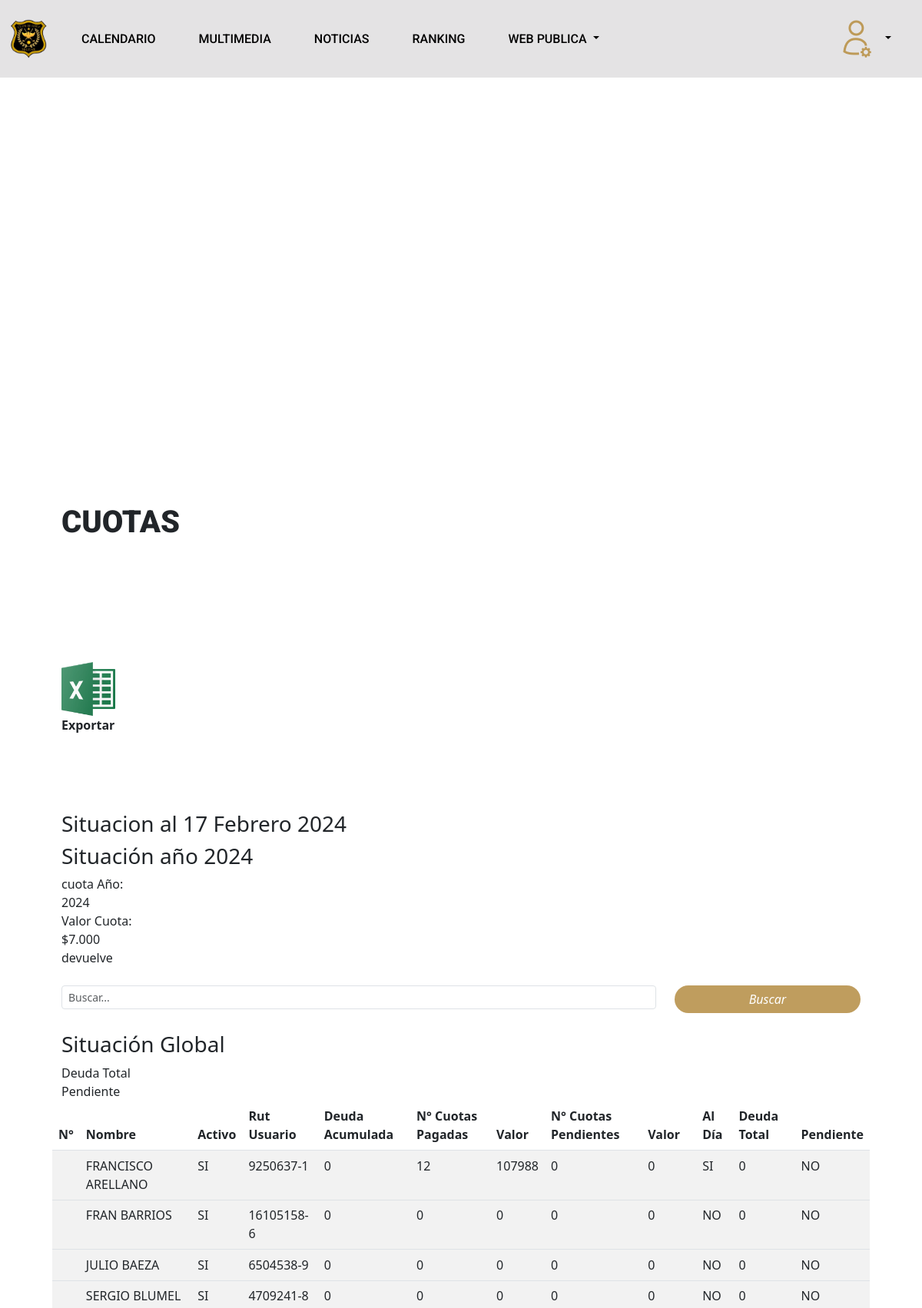
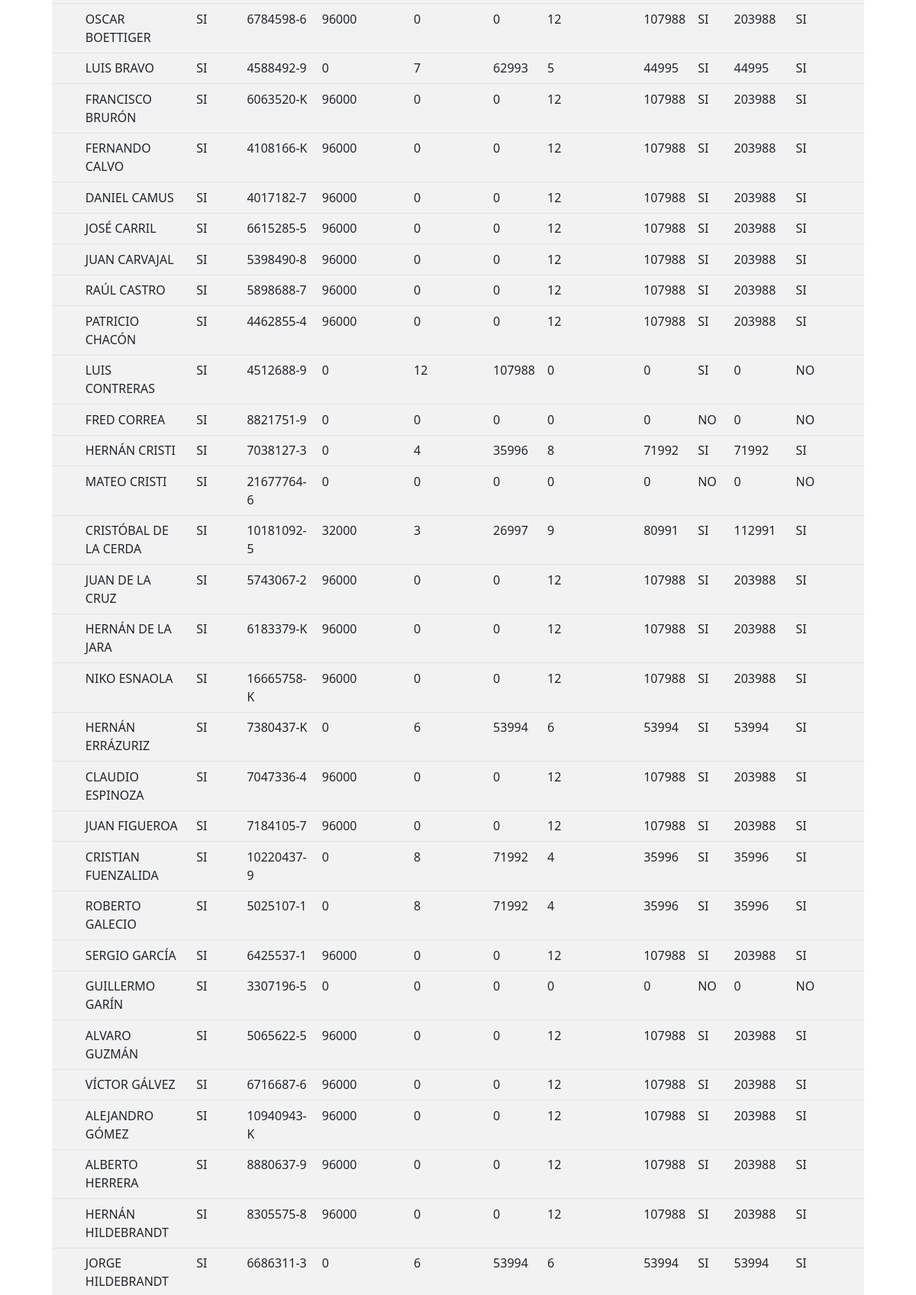
The page /resumen_cuotas (signed in, upper part) on the database its author committed (2 pictures, top to bottom).
### socios/models.py (models this page shows, shortened)
class Paginas_Socio(models.Model):
    id = models.UUIDField(primary_key=True, default=uuid.uuid4, editable=False)
    tipo = models.CharField(max_length=20, choices= websSocio, default="B")
    img = models.ImageField(upload_to="Paginas_Socio/")
    titulo = models.CharField(max_length=200, blank=True, null=True)
    contenido = models.TextField(blank=True, null=True)
    file = models.FileField(upload_to="Paginas_Socio/files/", max_length=254, blank=True)
    tituloPestana = models.CharField(max_length=200, blank=True, null=True)
    class Meta:
        verbose_name = "Paginas_Socio"
        verbose_name_plural = "Paginas_Socios"
        ordering = ["titulo"]

### usuarios/models.py (models this page shows, shortened)
class Usuario(AbstractBaseUser):
    email                   = models.EmailField(verbose_name="email", max_length=255, unique=False, null=True)
    is_active               = models.BooleanField(default= True)  # para ingresar al login
    is_admin                = models.BooleanField(default= False) # para ingresar al admin
    rut                     = models.CharField(max_length=12,  unique=True, verbose_name="Rut")
    primer_nombre           = models.CharField(max_length=200, blank=True, null=False, verbose_name="Primer nombre")
    segundo_nombre          = models.CharField(max_length=200, blank=True, null=True, verbose_name="Segundo nombre")
    apellido_paterno        = models.CharField(max_length=200, blank=True, null=False, verbose_name="Apellido paterno")
    apellido_materno        = models.CharField(max_length=200, blank=True, null=False, verbose_name="Apellido materno")
    fecha_nacimiento        = models.DateField(blank=True, null=True, verbose_name="Fecha de nacimiento")
    telefono                = models.CharField(max_length=200,blank=True, null=True, verbose_name="Celular")
    sexo                    = models.CharField(max_length=1, choices=sexos, default="M", verbose_name="Genero")
    eCivil                  = models.CharField(max_length=30, choices=civil, default="NI", verbose_name="Estado Civil")
    perfil                  = models.CharField(max_length=20, choices=perfil, default="S") # ej. socio,invitado, capitan, tesorero...
    estado                  = models.CharField(max_length=20, choices=estado, default="A")  # en que estado se encuentra la cuenta ej. activa, inactiva, suspendida
    categoria               = models.CharField(max_length=20, choices=categoria, default="NI")  # en que estado se encuentra la cuenta ej. activa, inactiva, suspendida
    situacionEspecial       = models.BooleanField(default=False, verbose_name="Situación Especial")
    fundador                = models.BooleanField(default=False, verbose_name="Fundador")
    institucion             = models.CharField(max_length=20, choices=instituciones, default="NI",blank=True)  # en que estado se encuentra la cuenta ej. activa, inactiva, suspendida
    grado                   = models.CharField(max_length=5, choices=grados, default="NI", blank=True)  # en que estado se encuentra la cuenta ej. activa, inactiva, suspendida
    condicion               = models.CharField(max_length=20, choices=condicion, default="NI", blank=True)  # en que estado se encuentra la cuenta ej. activa, inactiva, suspendida
    profesion               = models.CharField(max_length=200, blank=True, null=True, verbose_name="Profesión")
    fecha_incorporacion     = models.DateField(blank=True, null=True, default=datetime.date.today, verbose_name="Fecha de incorporacion")
    direccion       = models.CharField(max_length=200, blank=True, null= True, verbose_name="Direccion")
    region          = models.CharField(max_length=50,choices= regiones, blank=True, default= ' ', verbose_name="Region")
    tiempoGracia    = models.IntegerField(default=30, verbose_name="Tiempo Gracia")
    objects = MyUserManager()
    USERNAME_FIELD = "rut"
    REQUIRED_FIELDS = ["email",'apellido_paterno','primer_nombre']

### tesorero/views.py (the view)
# urls.py: path('resumen_cuotas', resumenCuotas.as_view(), name='resumenCuotas'),
class resumenCuotas(TesoreroMixin, TemplateView):
    model = Usuario
    form_class = FormularioUsuariosView
    template_name = "tesorero/views/resumenCuotas.html"
    def get_front(self):
        return Paginas_Socio.objects.get(tipo="C")
    def calcular_monto_total(self, cuotas):
        return cuotas.aggregate(Sum('año__monto_cuota'))['año__monto_cuota__sum'] or 0
    def get_queryset(self, request=None):
        if request is None:
            request = self.request
        buscar = request.GET.get('buscar')
        año_actual = int(datetime.now().year)
        lista_usuarios = Usuario.objects.all().order_by('apellido_paterno')
        if buscar:
            lista_usuarios = lista_usuarios.filter(
                Q(rut__icontains=buscar) |
                Q(apellido_paterno__icontains=buscar) |
                Q(primer_nombre__icontains=buscar)
            ).distinct()
        cuotas_anuales = Cuota.objects.select_related('año').filter(año__año=año_actual)
        cuotas_años_anteriores = Cuota.objects.select_related('año').exclude(año__año=año_actual)
        cuotas_por_usuario = {}
        for usuario in lista_usuarios:
            cuotas_por_usuario[usuario.pk] = {
                'año_actual': cuotas_anuales.filter(usuario=usuario),
                'años_anteriores': cuotas_años_anteriores.filter(usuario=usuario)
            }
        resumen_usuarios = []
        for usuario in lista_usuarios:
            cuotas_usuario = cuotas_por_usuario[usuario.pk]
            cuotas_año_actual_usuario = cuotas_usuario['año_actual']
            cuotas_años_anteriores_usuario = cuotas_usuario['años_anteriores']
            cuotas_pagadas = cuotas_año_actual_usuario.filter(estado_pago='A').count()
            cuotas_impagas = cuotas_año_actual_usuario.exclude(estado_pago='A').count()
            monto_pagado = self.calcular_monto_total(cuotas_año_actual_usuario.filter(estado_pago='A'))
            monto_impago = self.calcular_monto_total(cuotas_año_actual_usuario.exclude(estado_pago='A'))
            deuda_pendiente = self.calcular_monto_total(cuotas_años_anteriores_usuario.exclude(estado_pago='A'))
            deuda_total = deuda_pendiente + monto_impago
            resumen_usuario = {
                "nombre": f"{usuario.primer_nombre} {usuario.apellido_paterno}",
                "es_activo": 'si' if usuario.is_active else 'no',
                "rut": usuario.rut,
                "deuda_pendiente": deuda_pendiente,
                "cuotas_pagadas": cuotas_pagadas,
                "monto_pagado": monto_pagado,
                "cuotas_impagas": cuotas_impagas,
                "monto_impago": monto_impago,
                "al_dia": 'si' if cuotas_año_actual_usuario.count() == 12 else 'no',
                "deuda_total": deuda_total,
                "pendiente": 'si' if deuda_total > 0 else 'no'
            }
            resumen_usuarios.append(resumen_usuario)
        return resumen_usuarios
    def get_context_data(self, **kwargs):
        contexto = super().get_context_data(**kwargs)
        contexto['value'] = self.get_front()
        contexto['nameWeb'] = nameWeb
        contexto["title"] = "Resumen Cuotas"
        contexto['rol'] = self.request.user.perfil
        contexto['datos'] = self.get_queryset()
        contexto["resumen_usuarios"] = self.get_queryset()
        return contexto

### socios/mixins.py (called while the page is built)
    def dispatch(self, request, *args, **kwargs):
        if request.user.perfil == "T" or request.user.perfil == "SUPER" :
            return super().dispatch(request, *args, **kwargs)
        else:
            return redirect('login')

### tesorero/templates/tesorero/views/resumenCuotas.html (shortened to what this page needs)
{% extends "web/root/origin.html" %}
{% load static %}
{% static "" as baseUrl %}
{% block header %}
      {% include "socio/header/header_socios.html" %}
{% endblock %}
{% block body %}
    {% include "socio/banner/banner_general.html" %}
    {% include "web/front/front.html" %}
  <div class="container">
  <div class="row">
    <div class="col align-self-end">
      <div>
        <a class="navbar-brand"  href="{% url 'exportar_resumen_cuotas'%}"
          ><img src="{% static 'web/assets/logos/excel.png' %}"
        width="70px" /></a>
      </div>
      <div>
        <strong>Exportar</strong>
      </div>
    </div>
  </div>
</div>
<div class="container marketing" id="links">
  <h3>Situacion al 17 Febrero 2024</h3>
  <div class="row">
    <div class="col resumen-local">
      <h3>Situación año 2024</h3>
      <div>
        <p>cuota Año:</p>
        <p>2024</p>
      </div>
      <div>
        <p>Valor Cuota:</p>
        <p>$7.000</p>
      </div>
    </div>
    <p>devuelve {{ request.GET.buscar }}</p>
    <div class="my-4">
      <form method="get" >
        <div class="row m-b-sm m-t-sm">
          <div class="col-md-9">
            <div class="input-group">
              <input type="text"  class="form-control-sm form-control" placeholder="Buscar..." name="buscar" dato = "{{ request.GET.buscar }}">
            </div>
          </div>
          <div class="col-md-3">
            <div style="text-align: right">
              <span class="input-group-btn">
                <button type="submit" class="btn btn-primary"><i>Buscar</i></button>
              </span>
            </div>
          </div>
        </div>
      </form>
    </div>
    <div class="col">
      <div>
        <h3>Situación Global</h3>
        <p>Deuda Total</p>
        <p>Pendiente</p>
      </div>
    </div>
  </div>
  <div class="row table-responsive" >
    <table class="table table-striped ">
      <thead>
        <tr>
          <th scope="col">N°</th>
          <th scope="col">Nombre</th>
          <th scope="col">Activo</th>
          <th scope="col">Rut Usuario</th>
          <th scope="col">Deuda Acumulada</th>
          <th scope="col">N° Cuotas Pagadas</th>
          <th scope="col">Valor</th>
          <th scope="col">N° Cuotas Pendientes</th>
          <th scope="col">Valor</th>
          <th scope="col">Al Día</th>
          <th scope="col">Deuda Total</th>
          <th scope="col">Pendiente</th>
        </tr>
      </thead>
      <tbody>
      {% for usuario in resumen_usuarios %}
        <tr>
          <td></td>
          <td>{{ usuario.nombre|upper|default:''}}</td>
          <td>{{ usuario.es_activo|upper|default:'' }}</td>
          <td>{{ usuario.rut|upper|default:'' }}</td>
          <td>{{ usuario.deuda_pendiente|upper|default:'NO' }}</td>
          <td>{{ usuario.cuotas_pagadas|default:'0' }}</td>
          <td>{{ usuario.monto_pagado|default:'0' }}</td>
          <td>{{ usuario.cuotas_impagas|upper|default:'0' }}</td>
          <td>{{ usuario.monto_impago|upper|default:'0' }}</td>
          <td>{{ usuario.al_dia|upper|default:'NO'  }}</td>
          <td>{{ usuario.deuda_total|upper|default:'0' }}</td>
          <td>{{ usuario.pendiente|upper|default:'SI' }}</td>
        <tr>
        {% endfor%}
      </tbody>
    </table>
  </div>
</div>
{% endblock %}

### web/templates/web/front/front.html (shortened to what this page needs)
{% load static %} {% static "" as baseUrl %}
<div class="container marketing" id="links">
    <div class="row">
      <div class="col-lg-12 context">
        <h1> {{ value.titulo  | upper }}</h1>
      </div>
    </div>
</div>

### web/static/web/css/style.css (style rules this page uses)
span { color: #BF9D5E; text-decoration: none !important; }
a { text-decoration: none !important; }
.context p , h1 { text-align: justify; padding-left:0px !important; }

### web/static/web/css/carousel.css (style rules this page uses)
body { padding-top: 0px; color: rgb(var(--bs-tertiary-color-rgb)); background-color: #ffffff; }

### web/static/web/css/sticky-footer-navbar.css (style rules this page uses)
.container ,.containerFooter { padding: 50px; }

### web/static/web/css/links.css (style rules this page uses)
.marketing h1 { padding:30px; padding-bottom: 50px; font-family: 'Roboto'; font-weight: 900; font-style: normal; }
.context h1 , p { text-align: justify }
.btn-primary ,.btn-secondary, .btn-success, .btn-info, .btn-danger, .btn-warning { color: white; border: none; border-radius: 50px; width: 100%; }
.btn-primary { background: #BF9D5E; }

### web/static/web/css/cuota.css (style rules this page uses)
p { margin: 0px; }

### rows shown on the page
Paginas_Socio: titulo "CUOTAS"
Usuario: rut "9250637-1"
Usuario: rut "16105158-6"
Usuario: rut "6504538-9"
Usuario: rut "4709241-8"
Usuario: rut "6784598-6"
Usuario: rut "4588492-9"
Usuario: rut "6063520-K"
Usuario: rut "4108166-K"
Usuario: rut "4017182-7"
Usuario: rut "6615285-5"
Usuario: rut "5398490-8"
Usuario: rut "5898688-7"
Usuario: rut "4462855-4"
Usuario: rut "4512688-9"
Usuario: rut "8821751-9"
Usuario: rut "7038127-3"
Usuario: rut "21677764-6"
Usuario: rut "10181092-5"
Usuario: rut "5743067-2"
Usuario: rut "6183379-K"
Usuario: rut "16665758-K"
Usuario: rut "7380437-K"
Usuario: rut "7047336-4"
Usuario: rut "7184105-7"
Usuario: rut "10220437-9"
Usuario: rut "5025107-1"
Usuario: rut "6425537-1"
Usuario: rut "3307196-5"
Usuario: rut "5065622-5"
Usuario: rut "6716687-6"
Usuario: rut "10940943-K"
Usuario: rut "8880637-9"
Usuario: rut "8305575-8"
Usuario: rut "6686311-3"

### other values the page prints
{{ usuario.nombre|upper|default:'' }} "FRANCISCO ARELLANO" "FRAN BARRIOS" "JULIO BAEZA" "SERGIO BLUMEL" "OSCAR BOETTIGER" "LUIS BRAVO" "FRANCISCO BRURÓN" "FERNANDO CALVO" "DANIEL CAMUS" "JOSÉ CARRIL" "JUAN CARVAJAL" "RAÚL CASTRO" "PATRICIO CHACÓN" "LUIS CONTRERAS" "FRED CORREA" "HERNÁN CRISTI" "MATEO CRISTI" "CRISTÓBAL DE LA CERDA" "JUAN DE LA CRUZ" "HERNÁN DE LA JARA" "NIKO ESNAOLA" "HERNÁN ERRÁZURIZ" "CLAUDIO ESPINOZA" "JUAN FIGUEROA" "CRISTIAN FUENZALIDA" "ROBERTO GALECIO" "SERGIO GARCÍA" "GUILLERMO GARÍN" "ALVARO GUZMÁN" "VÍCTOR GÁLVEZ" "ALEJANDRO GÓMEZ" "ALBERTO HERRERA" "HERNÁN HILDEBRANDT" "JORGE HILDEBRANDT"
{{ usuario.es_activo|upper|default:'' }} "SI" "SI" "SI" "SI" "SI" "SI" "SI" "SI" "SI" "SI" "SI" "SI" "SI" "SI" "SI" "SI" "SI" "SI" "SI" "SI" "SI" "SI" "SI" "SI" "SI" "SI" "SI" "SI" "SI" "SI" "SI" "SI" "SI" "SI"
{{ usuario.deuda_pendiente|upper|default:'NO' }} "0" "0" "0" "0" "96000" "0" "96000" "96000" "96000" "96000" "96000" "96000" "96000" "0" "0" "0" "0" "32000" "96000" "96000" "96000" "0" "96000" "96000" "0" "0" "96000" "0" "96000" "96000" "96000" "96000" "96000" "0"
{{ usuario.cuotas_pagadas|default:'0' }} "12" "0" "0" "0" "0" "7" "0" "0" "0" "0" "0" "0" "0" "12" "0" "4" "0" "3" "0" "0" "0" "6" "0" "0" "8" "8" "0" "0" "0" "0" "0" "0" "0" "6"
{{ usuario.monto_pagado|default:'0' }} "107988" "0" "0" "0" "0" "62993" "0" "0" "0" "0" "0" "0" "0" "107988" "0" "35996" "0" "26997" "0" "0" "0" "53994" "0" "0" "71992" "71992" "0" "0" "0" "0" "0" "0" "0" "53994"
{{ usuario.cuotas_impagas|upper|default:'0' }} "0" "0" "0" "0" "12" "5" "12" "12" "12" "12" "12" "12" "12" "0" "0" "8" "0" "9" "12" "12" "12" "6" "12" "12" "4" "4" "12" "0" "12" "12" "12" "12" "12" "6"
{{ usuario.monto_impago|upper|default:'0' }} "0" "0" "0" "0" "107988" "44995" "107988" "107988" "107988" "107988" "107988" "107988" "107988" "0" "0" "71992" "0" "80991" "107988" "107988" "107988" "53994" "107988" "107988" "35996" "35996" "107988" "0" "107988" "107988" "107988" "107988" "107988" "53994"
{{ usuario.al_dia|upper|default:'NO' }} "SI" "NO" "NO" "NO" "SI" "SI" "SI" "SI" "SI" "SI" "SI" "SI" "SI" "SI" "NO" "SI" "NO" "SI" "SI" "SI" "SI" "SI" "SI" "SI" "SI" "SI" "SI" "NO" "SI" "SI" "SI" "SI" "SI" "SI"
{{ usuario.deuda_total|upper|default:'0' }} "0" "0" "0" "0" "203988" "44995" "203988" "203988" "203988" "203988" "203988" "203988" "203988" "0" "0" "71992" "0" "112991" "203988" "203988" "203988" "53994" "203988" "203988" "35996" "35996" "203988" "0" "203988" "203988" "203988" "203988" "203988" "53994"
{{ usuario.pendiente|upper|default:'SI' }} "NO" "NO" "NO" "NO" "SI" "SI" "SI" "SI" "SI" "SI" "SI" "SI" "SI" "NO" "NO" "SI" "NO" "SI" "SI" "SI" "SI" "SI" "SI" "SI" "SI" "SI" "SI" "NO" "SI" "SI" "SI" "SI" "SI" "SI"
